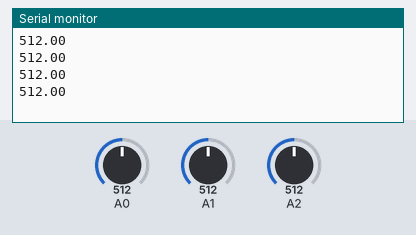
Simulated run of this sketch. Board: Arduino Uno, built with avr-gcc and run on an emulated ATmega328P. On the bench: the last lines printed to the serial monitor. The test bench sets the inputs (shaded band); at power-on: A0 = 512, A1 = 512, A2 = 512. EEPROM starts erased.

Above: at 5.8 s.
5.9 s: A0 set to 716
At 10.6 s:
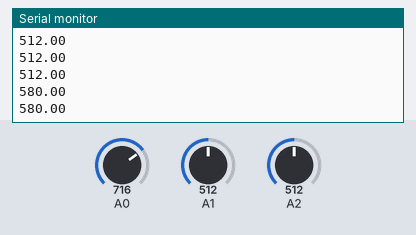
11.9 s: A1 set to 716
At 16.2 s:
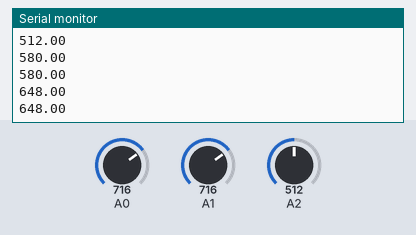
17.9 s: A2 set to 716
At 20.5 s:
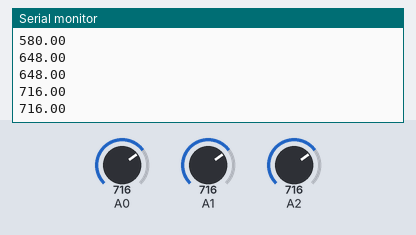
23.9 s: A0 set to 900
At 26.1 s:
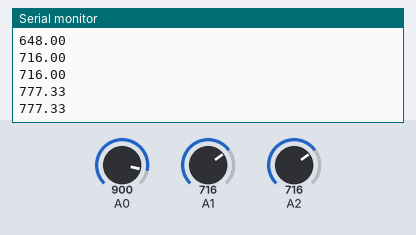
29.9 s: A1 set to 900
At 30.5 s:
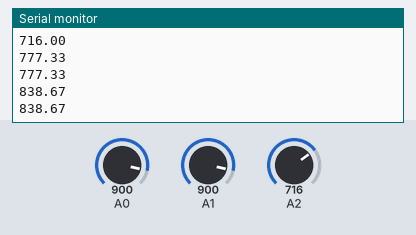
35.9 s: A2 set to 900
At 41.6 s:
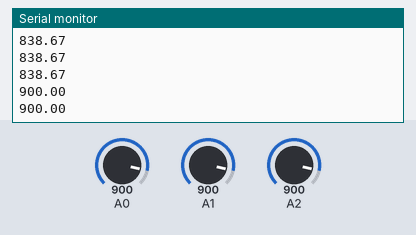
Timing chart, 0 to 42.9 s (numbered marks = the images above; inputs shaded):
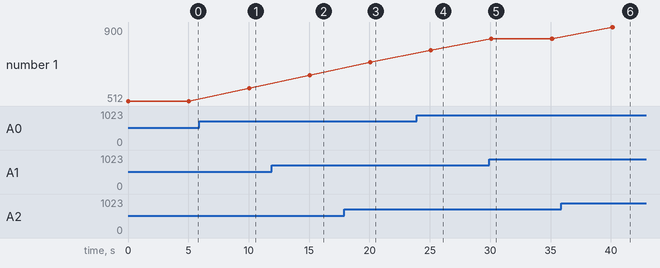

Measured:
- after the input at 5.9 s, the serial monitor: prints a new line after 4.1 s (image 1)
- after the input at 11.9 s, the serial monitor: prints a new line after 3.1 s (image 2)
- after the input at 17.9 s, the serial monitor: prints a new line after 2.2 s (image 3)
- after the input at 23.9 s, the serial monitor: prints a new line after 1.2 s (image 4)
- after the input at 29.9 s, the serial monitor: prints a new line after 0.19 s (image 5)
- after the input at 35.9 s, the serial monitor: prints a new line after 4.2 s (image 6)
- plotted number 1: 512 → 580 after the input at 5.9 s, 580 → 648 after the input at 11.9 s, 648 → 716 after the input at 17.9 s, 716 → 777.33 after the input at 23.9 s, 777.33 → 838.67 after the input at 29.9 s

The sketch:

teste_eeprom.ino
```cpp
#include <EEPROM.h>

int endereco = 0;
float valor, sensor1, sensor2, sensor3, valorLido;
void setup()
{
  Serial.begin(9600);

}

void loop()
{ sensor1 = analogRead(0);
  sensor2 = analogRead(1);
  sensor3 = analogRead(2);
  valor = (sensor1 + sensor2 + sensor3)/3;

  Serial.println(valor);
  setFloatEEPROM(0,valor);
  valorLido = getFloatEEPROM(0);
  Serial.println(valorLido);

  delay(5000);
}

//códgio de http://labdegaragem.com/forum/topics/ajuda-para-gravar-numero-de-tel-na-eeprom?commentId=6223006%3AComment%3A288922
void setFloatEEPROM(int posicao, float valor){ //grava na eeprom, chame o metodos e passe a posição e o valor
  float num = valor;
  float *P_num = &num;
  byte *P_num2 = (byte*)P_num;
  byte a = *P_num2;
  byte b = *(P_num2 + 1);
  byte c = *(P_num2 + 2);
  byte d = *(P_num2 + 3);
  EEPROM.write(posicao, a);
  EEPROM.write(posicao+1, b);
  EEPROM.write(posicao+2, c);
  EEPROM.write(posicao+3, d);
}
float getFloatEEPROM(int posicao){//faz a leitura do valor e retorna em float
  byte a = EEPROM.read(posicao);
  byte b = EEPROM.read(posicao+1);
  byte c = EEPROM.read(posicao+2);
  byte d = EEPROM.read(posicao+3);
  float result = 0;
  float *P_num = &result;
  byte *P_num2 = (byte*)P_num;
  *P_num2 = (byte) a;
  *P_num2++;
  *P_num2 = (byte) b;
  *P_num2++;
  *P_num2 = (byte) c;
  *P_num2++;
  *P_num2 = (byte) d;
  return (float)result;
}
```
